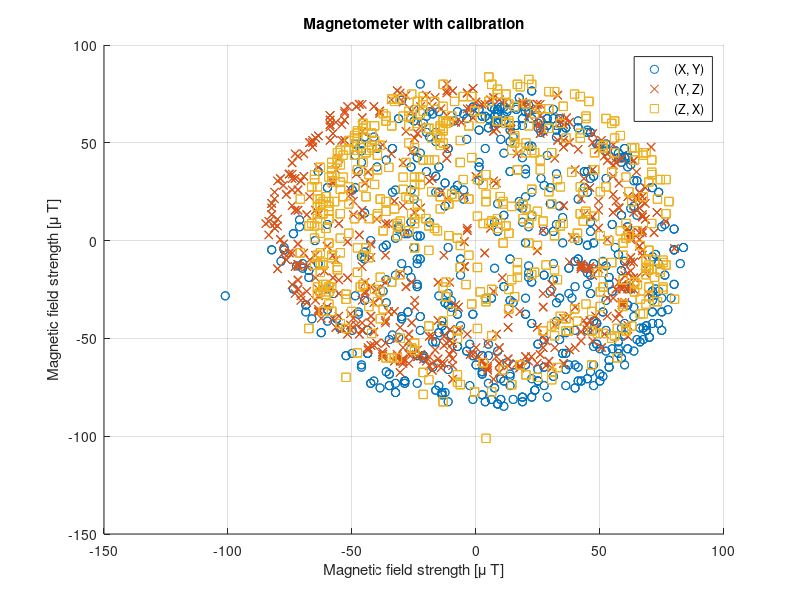
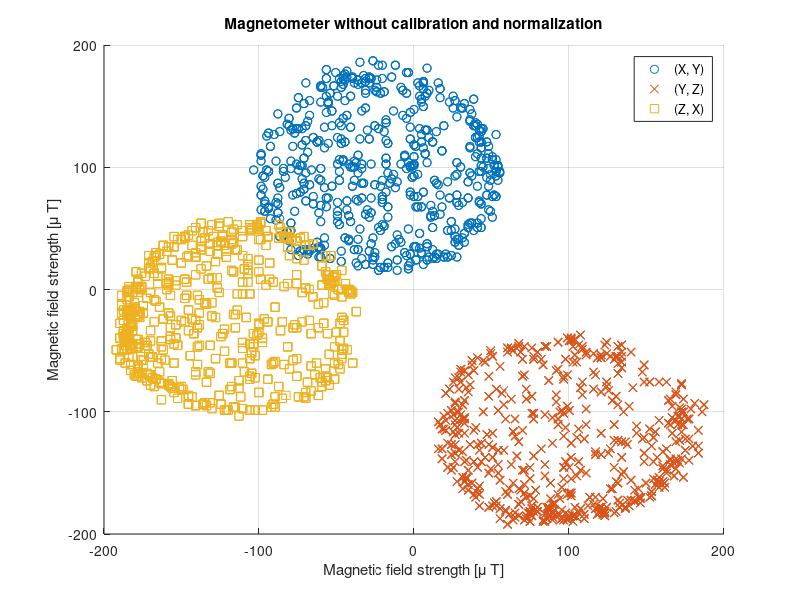
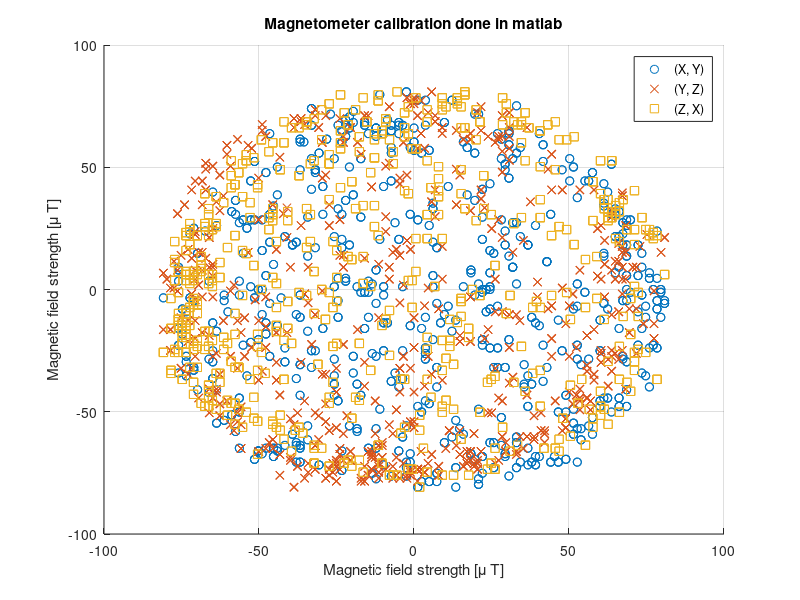

Recreate these plots in MATLAB, in order.
clc
% Read data from the Excel file
data1 = importdata("magnetometer_with_calibration.txt");
data2 = importdata("magnetometer_without_calibration.txt");

% Normilizing the calibrated measurements
%for i=1:size(data1,1)
%    n_vec = norm(data1(i, 1:3));
%    Calibrated_magnX(i) = data1(i, 1) / n_vec;
%    Calibrated_magnY(i) = data1(i, 2) / n_vec;  
%    Calibrated_magnZ(i) = data1(i, 3) / n_vec;
%end
% calibrated measurements
Calibrated_magnX = data1(:, 1);
Calibrated_magnY = data1(:, 2);
Calibrated_magnZ = data1(:, 3);
% uncalibrated measurements
magnX = data2(:, 1);
MaxX = max(magnX);
MinX = min(magnX);
offsetX = (MaxX + MinX) / 2
deltaX = (MaxX - MinX) / 2


magnY = data2(:, 2);  
MaxY = max(magnY);
MinY = min(magnY);
offsetY = (MaxY + MinY) / 2
deltaY = (MaxY - MinY) / 2

magnZ = data2(:, 3);
MaxZ = max(magnZ);
MinZ = min(magnZ);
offsetZ = (MaxZ + MinZ) / 2
deltaZ = (MaxZ - MinZ) / 2

avgDelta = (deltaX + deltaY + deltaZ) / 3
scaleX = avgDelta / deltaX
scaleY = avgDelta / deltaY
scaleZ = avgDelta / deltaZ

% Calibration done in matlab
matCali_X = (magnX - offsetX) * scaleX;
matCali_Y = (magnY - offsetY) * scaleY;
matCali_Z = (magnZ - offsetZ) * scaleZ;

% Plot (X, Y), (Y, Z), and (Z, X) on the same graph
figure;
scatter(Calibrated_magnX, Calibrated_magnY, 'o', 'DisplayName', '(X, Y)');
hold on;
scatter(Calibrated_magnY, Calibrated_magnZ, 'x', 'DisplayName', '(Y, Z)');
scatter(Calibrated_magnZ, Calibrated_magnX, 's', 'DisplayName', '(Z, X)');

title('Magnetometer with calibration');
xlabel('Magnetic field strength [\mu T]');
ylabel('Magnetic field strength [\mu T]');
legend('Location', 'Best');
grid on;
hold off;

% Scatter plot for (X, Y), (Y, Z), and (Z, X) on the same graph
figure;
scatter(magnX, magnY, 'o', 'DisplayName', '(X, Y)');
hold on;
scatter(magnY, magnZ, 'x', 'DisplayName', '(Y, Z)');
scatter(magnZ, magnX, 's', 'DisplayName', '(Z, X)');

title('Magnetometer without calibration and normalization');
xlabel('Magnetic field strength [\mu T]');
ylabel('Magnetic field strength [\mu T]');
legend('Location', 'Best');
grid on;
hold off;

% Scatter plot for (X, Y), (Y, Z), and (Z, X) on the same graph
figure;
scatter(matCali_X, matCali_Y, 'o', 'DisplayName', '(X, Y)');
hold on;
scatter(matCali_Y, matCali_Z, 'x', 'DisplayName', '(Y, Z)');
scatter(matCali_Z, matCali_X, 's', 'DisplayName', '(Z, X)');

title('Magnetometer calibration done in matlab');
xlabel('Magnetic field strength [\mu T]');
ylabel('Magnetic field strength [\mu T]');
legend('Location', 'Best');
grid on;
hold off;

% Scatter plot in 3D
%figure;
%scatter3(Calibrated_magnX, Calibrated_magnY, Calibrated_magnZ, 'filled', 'DisplayName', 'Data Points');
%title('3D Scatter Plot');
%xlabel('X');
%ylabel('Y');
%zlabel('Z');
%legend('Location', 'Best');
%grid on;
%axis equal; % Make axis scales equal for better visualization